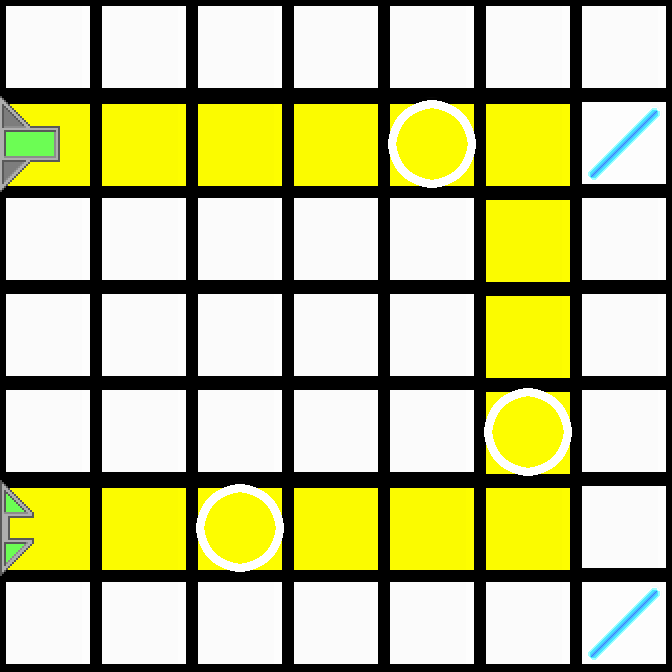

This is a level from a 2D game, rendered from its Tiled map with the project's own tilesets. A one-line summary and the complete map file follow:
An orthogonal 7x7 tile map with 96x96 px tiles, 2 tile layers (Colors, Tiles).

<map version="1.0" orientation="orthogonal" renderorder="right-down" width="7" height="7" tilewidth="96" tileheight="96">
 <properties>
  <property name="AvailableColors" value="0, 0" />
  <property name="AvailableTiles" value="2, 2, 2" />
 </properties>
 <tileset firstgid="1" source="../tiles.tsx" />
 <layer name="Colors" width="7" height="7">
  <data encoding="csv">
87,87,87,87,87,87,87,
84,84,84,84,84,84,87,
87,87,87,87,87,84,87,
87,87,87,87,87,84,87,
87,87,87,87,87,84,87,
84,84,84,84,84,84,87,
87,87,87,87,87,87,87
</data>
 </layer>
 <layer name="Tiles" width="7" height="7">
  <data encoding="csv">
1,1,1,1,1,1,1,
6,1,1,1,29,1,2,
1,1,1,1,1,1,1,
1,1,1,1,1,1,1,
1,1,1,1,1,29,1,
10,1,29,1,1,1,1,
1,1,1,1,1,1,2
</data>
 </layer>
</map>
